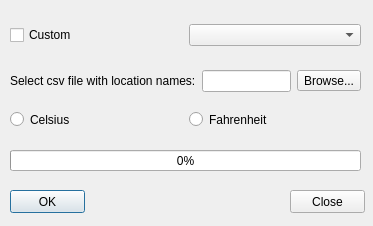
<?xml version="1.0" encoding="UTF-8"?>
<ui version="4.0">
 <class>photosImp</class>
 <widget class="QDialog" name="photosImp">
  <property name="windowModality">
   <enum>Qt::ApplicationModal</enum>
  </property>
  <property name="geometry">
   <rect>
    <x>0</x>
    <y>0</y>
    <width>373</width>
    <height>226</height>
   </rect>
  </property>
  <property name="windowTitle">
   <string>WeatherInfo</string>
  </property>
  <property name="whatsThis">
   <string/>
  </property>
  <property name="sizeGripEnabled">
   <bool>false</bool>
  </property>
  <widget class="QProgressBar" name="progressBar">
   <property name="geometry">
    <rect>
     <x>10</x>
     <y>150</y>
     <width>351</width>
     <height>21</height>
    </rect>
   </property>
   <property name="value">
    <number>0</number>
   </property>
  </widget>
  <widget class="QPushButton" name="ok">
   <property name="geometry">
    <rect>
     <x>10</x>
     <y>190</y>
     <width>75</width>
     <height>23</height>
    </rect>
   </property>
   <property name="text">
    <string>OK</string>
   </property>
  </widget>
  <widget class="QPushButton" name="closebutton">
   <property name="geometry">
    <rect>
     <x>290</x>
     <y>190</y>
     <width>75</width>
     <height>23</height>
    </rect>
   </property>
   <property name="text">
    <string>Close</string>
   </property>
  </widget>
  <widget class="QWidget" name="layoutWidget">
   <property name="geometry">
    <rect>
     <x>10</x>
     <y>70</y>
     <width>351</width>
     <height>22</height>
    </rect>
   </property>
   <layout class="QHBoxLayout" name="horizontalLayout">
    <item>
     <widget class="QLabel" name="label">
      <property name="text">
       <string>Select csv file with location names:</string>
      </property>
     </widget>
    </item>
    <item>
     <widget class="QLineEdit" name="imp"/>
    </item>
    <item>
     <widget class="QToolButton" name="toolButtonImport">
      <property name="text">
       <string>Browse...</string>
      </property>
     </widget>
    </item>
   </layout>
  </widget>
  <widget class="QWidget" name="layoutWidget">
   <property name="geometry">
    <rect>
     <x>10</x>
     <y>10</y>
     <width>351</width>
     <height>51</height>
    </rect>
   </property>
   <layout class="QHBoxLayout" name="horizontalLayout_2">
    <item>
     <widget class="QCheckBox" name="checkBox">
      <property name="text">
       <string>Custom</string>
      </property>
     </widget>
    </item>
    <item>
     <widget class="QComboBox" name="comboBox"/>
    </item>
   </layout>
  </widget>
  <widget class="QWidget" name="layoutWidget">
   <property name="geometry">
    <rect>
     <x>10</x>
     <y>110</y>
     <width>351</width>
     <height>19</height>
    </rect>
   </property>
   <layout class="QHBoxLayout" name="horizontalLayout_3">
    <item>
     <widget class="QRadioButton" name="Celsius">
      <property name="text">
       <string>Celsius</string>
      </property>
     </widget>
    </item>
    <item>
     <widget class="QRadioButton" name="Fahreneit">
      <property name="text">
       <string>Fahrenheit</string>
      </property>
     </widget>
    </item>
   </layout>
  </widget>
  <zorder>layoutWidget</zorder>
  <zorder>layoutWidget</zorder>
  <zorder>layoutWidget</zorder>
  <zorder>closebutton</zorder>
  <zorder>progressBar</zorder>
  <zorder>ok</zorder>
 </widget>
 <resources/>
 <connections/>
</ui>
